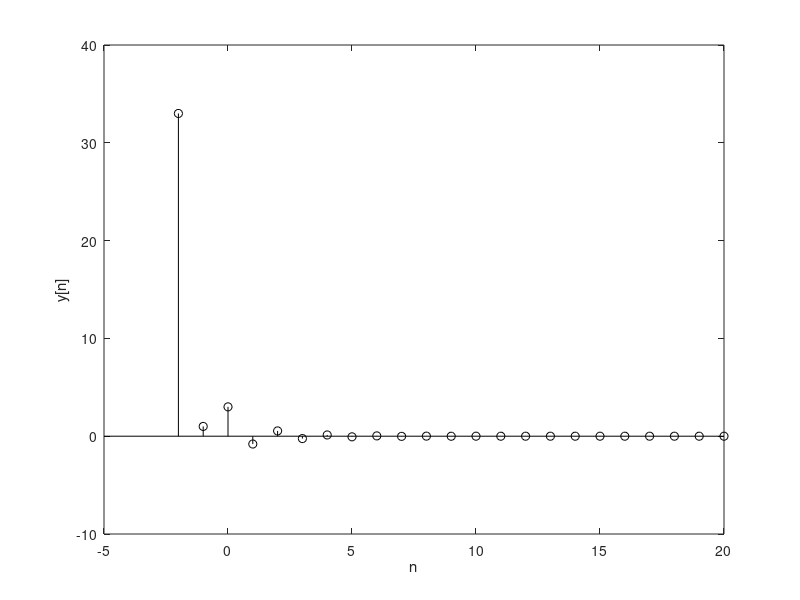

The MATLAB source for this figure:
clc;
clear all;
close all;

n = (-2:20)';y = [33;1;zeros(length(n)-2,1)];
for k=1:length(n)-2,
   y(k+2) = -0.3*y(k+1)+0.1*y(k);
end;
clf; stem(n,y,'k'); xlabel('n'); ylabel('y[n]');